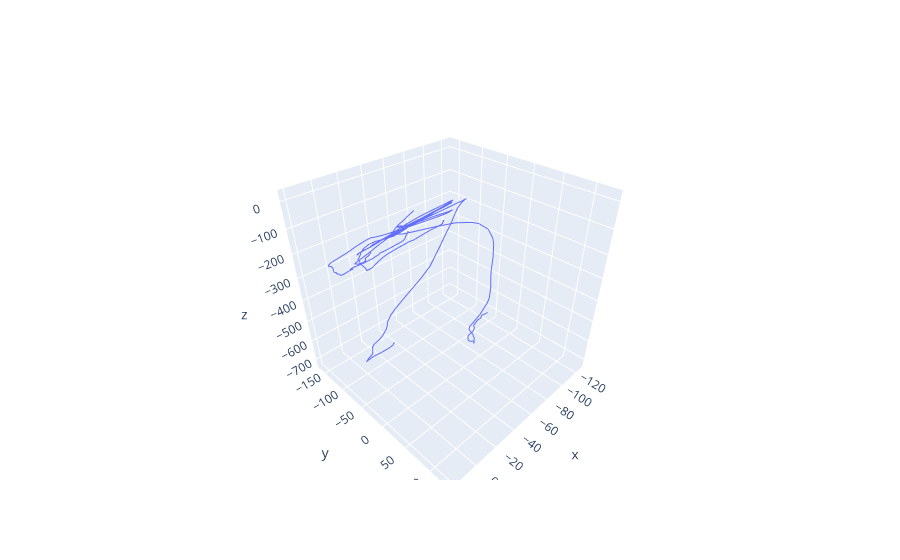

Here is the notebook cell this chart was saved with:
### Code cell
# demo trajectory from starting reference point
demo_data = []
for df in task_start_dfs:
    fig_line = px.line_3d(df, x='x', y='y', z='z')
    demo_data.append(fig_line.data)
start_mean_df = pd.DataFrame(start_mean, columns=['x', 'y', 'z'])
    
data_cat = demo_data[0]

for i in range(1, len(demo_data)):
    data_cat = data_cat + demo_data[i]
fig_main= go.Figure(data=data_cat)
fig_main.update_traces(marker=dict(size=5))
fig_main.show()
